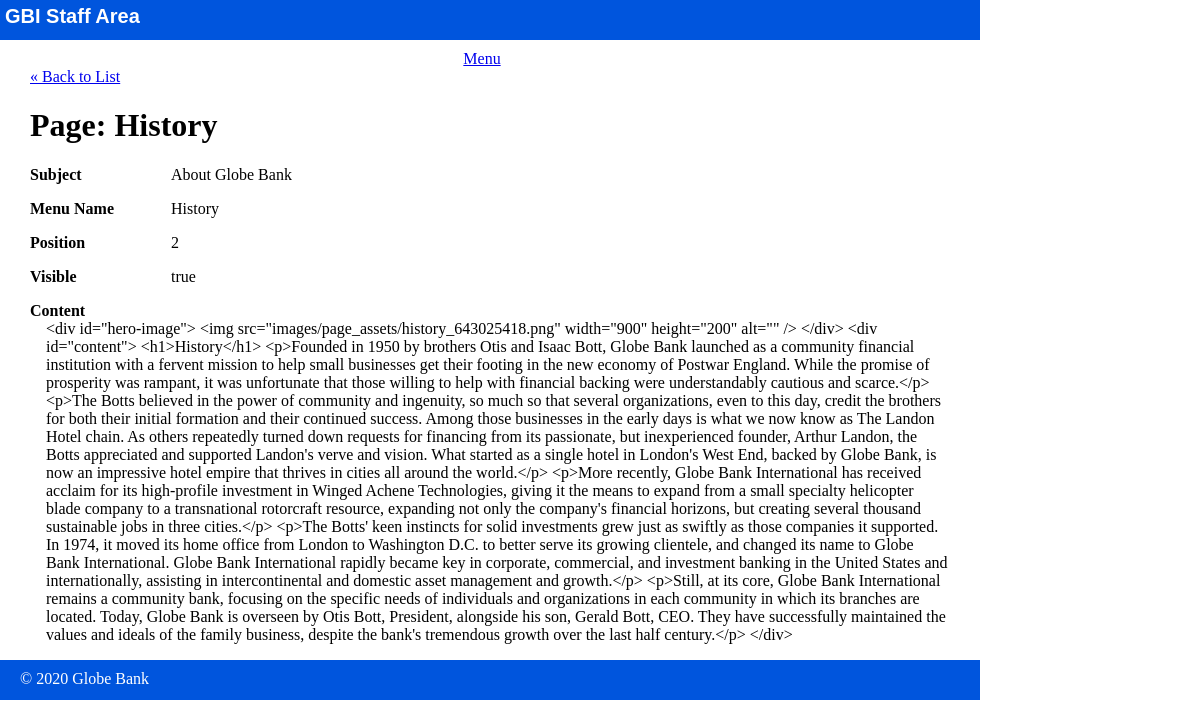
Page /staff/pages/show.php?id=2 on the committed database.
### tables this page shows
CREATE TABLE pages (
		id INT(11) NOT NULL AUTO_INCREMENT,
		subject_id INT(11),
		menu_name VARCHAR(255),
		position INT(3),
		visible TINYINT(1),
		content TEXT,
		PRIMARY KEY (id)
);

CREATE TABLE subjects (
		  id INT(11) NOT NULL AUTO_INCREMENT,
		  menu_name VARCHAR(255),
		  position INT(3),
		  visible TINYINT(1),
		  PRIMARY KEY (id)
);

### private/functions.php (called while the page is built, shortened)
<?php
	function url_for($script_path) {
		return WWW_ROOT . $script_path;
	}
	function h($string = "") {
		return htmlspecialchars($string);
	}
?>

### private/database.php (called while the page is built, shortened)
<?php
	function db_escape($connection, $string) {
		return mysqli_real_escape_string($connection, $string);
	}
?>

### private/query_functions.php (called while the page is built, shortened)
<?php
	function find_subject_by_id($id) {
		global $db;
		$sql = "SELECT * FROM subjects ";
		$sql .= "WHERE id = '" . db_escape($db, $id) . "'";
		$result = mysqli_query($db, $sql);
		$subject = mysqli_fetch_assoc($result);
		return $subject;
	}
	function find_page_by_id($id) {
		global $db;
		$sql = "SELECT * FROM pages ";
		$sql .= "WHERE id = '" . db_escape($db, $id) . "'";
		$result = mysqli_query($db, $sql);
		$page = mysqli_fetch_assoc($result);
		return $page;
	}
?>

### public/staff/pages/show.php (the view, shortened to what this page needs)
<?php
	$id = $_GET['id'] ?? '1';
	$page = find_page_by_id($id);
?>
<?php include(SHARED_PATH . '/staff_header.php'); ?>
<div id="content">
	<a class="back-link" href="<?php echo url_for('/staff/pages/index.php'); ?>">&laquo; Back to List</a>
	<div class="page show">
		<h1>Page: <?php echo h($page['menu_name']); ?></h1>
		<div class="attributes">
			<?php $subject = find_subject_by_id($page['subject_id']); ?>
			<dl>
				<dt>Subject</dt>
				<dd><?php echo h($subject['menu_name']); ?></dd>
			</dl>
			<dl>
				<dt>Menu Name</dt>
				<dd><?php echo h($page['menu_name']); ?></dd>
			</dl>
			<dl>
				<dt>Position</dt>
				<dd><?php echo h($page['position']); ?></dd>
			</dl>
			<dl>
				<dt>Visible</dt>
				<dd><?php echo $page['visible'] == '1' ? 'true' : 'false'; ?></dd>
			</dl>
			<dl>
				<dt>Content</dt>
				<dd><?php echo h($page['content']); ?></dd>
			</dl>
		</div>
	</div>
</div>
<?php include(SHARED_PATH . '/staff_footer.php'); ?>

### public/stylesheets/staff.css (style rules this page uses)
html { height: 100%; width: 100%; }
body { height: 980px; width: 100%; margin: 0; padding: 0; }
#content { width: 920px; min-height: 500px; padding: 0 30px; }
dl { clear: both; overflow: hidden; margin-bottom: 0.5em 0; }
dt { float: left; font-weight: bold; width: 125px; }
dd { float: left; margin-left: 1em; }

### rows in the picture
pages: menu_name "History", position "2", content "<div id=\"hero-image\"> <img src=\"images/page_assets/history_643025418.png\" width=\"900\" height=\"200\" alt=\"\" /> </div> <div id=\"content\"> <h1>History</h1> <p>Founded in 1950 by brothers Otis and Isaac Bott, Globe Bank launched as a community financial institution with a fervent mission to help small businesses get their footing in the new economy of Postwar England. While the promise of prosperity was rampant, it was unfortunate that those willing to help with financial backing were understandably cautious and scarce.</p> <p>The Botts believed in the power of community and ingenuity, so much so that several organizations, even to this day, credit the brothers for both their initial formation…"
subjects: menu_name "About Globe Bank"
